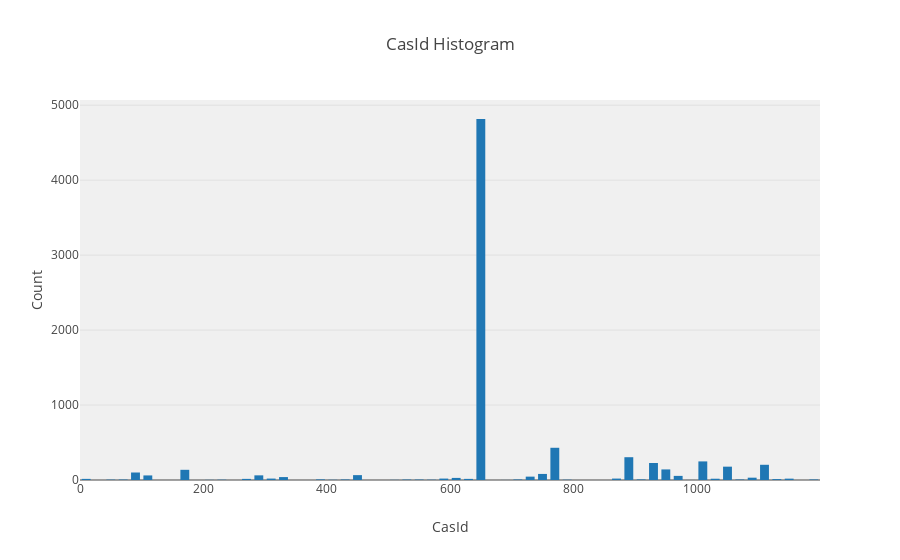

Notebook code for this chart:
### Markdown cell above
#### 3.1.1 CasId Histrograms

### Code cell
# Let's plot a histogram of CASID_COLUMN
data_plot = [go.Histogram(x=data_aggregated[CASID_COLUMN].values)]

layout = go.Layout(
    title='CasId Histogram',
    xaxis=dict(
        title='CasId'
    ),
    yaxis=dict(
        title='Count'
    ),
    bargap=0.2,
    bargroupgap=0.1,
    plot_bgcolor='rgba(240,240,240, 0.95)'
)

fig = go.Figure(data=data_plot, layout=layout)
offline.iplot(fig)
pio.write_image(fig, get_path('histogram_casid_basic'))
Image(get_path('histogram_casid_basic'))

### Figure 1 — Plotly figure (JSON) as saved in the notebook; plotly's stock layout.template omitted (floating-point values rounded to 4 significant figures; data arrays with more than 128 entries replaced by an {"elided": "..."} marker saying what was removed)
{"data": [{"type": "histogram", "uid": "b457bf64-6624-4fcd-a113-fce991b75755", "x": {"elided": "7487 int values"}}], "layout": {"bargap": 0.2, "bargroupgap": 0.1, "plot_bgcolor": "rgba(240,240,240, 0.95)", "title": {"text": "CasId Histogram"}, "xaxis": {"title": {"text": "CasId"}}, "yaxis": {"title": {"text": "Count"}}}}
